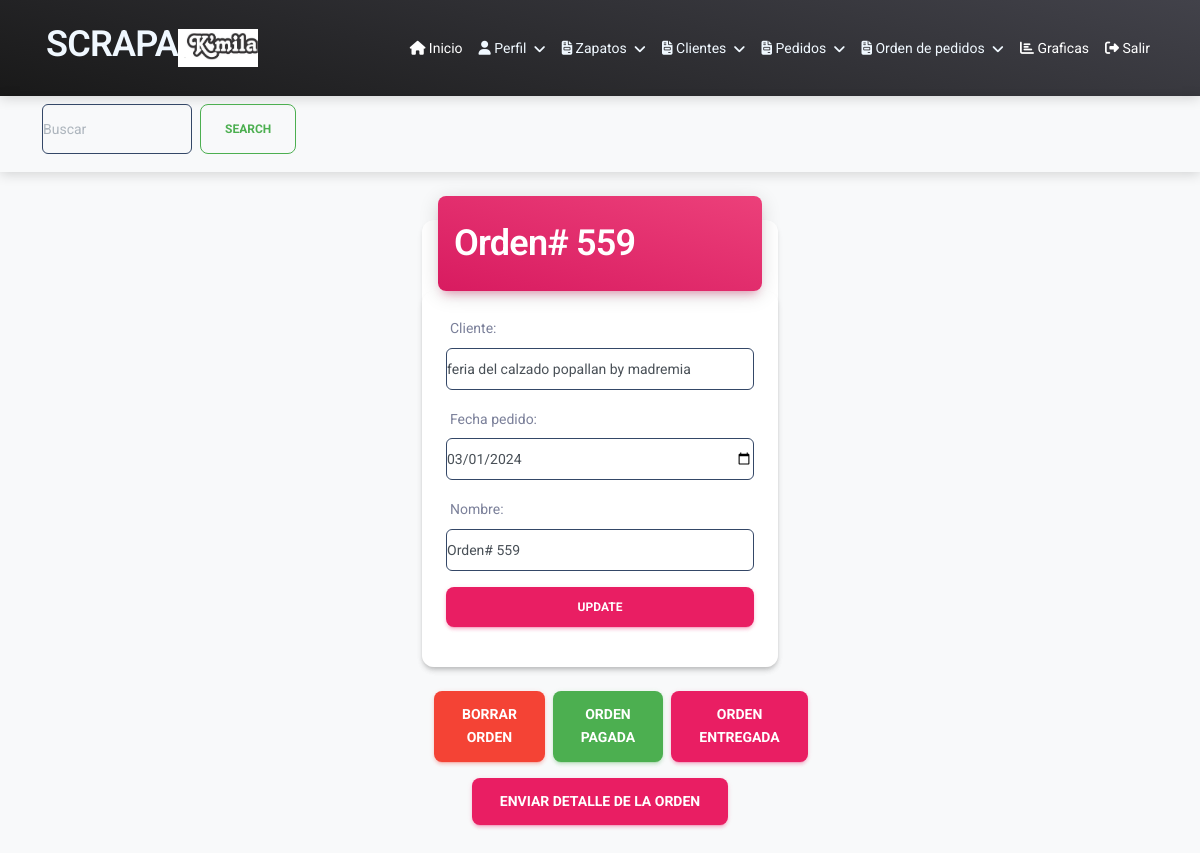
/facturas/9/ (signed in), run on the app's committed database.
### usuairo/models.py (models this page shows, shortened)
class UserProfile(models.Model):
    user = models.OneToOneField(User, on_delete=models.CASCADE)
    logo = models.ImageField(upload_to='images/', blank=True, null=True)
    telefono = models.CharField(max_length=20, blank=True)
    correo = models.EmailField(blank=True)
    nombre_empresa = models.CharField(max_length=100,default='nombre')

class Factura (models.Model):
    user = models.ForeignKey(User, on_delete=models.CASCADE)
    cliente = models.ForeignKey(cliente , on_delete=models.CASCADE)
    fecha_pedido=models.DateField()
    pago =  models.BooleanField(default=False)
    fecha_de_entrega=models.DateField(blank=True, null=True)
    total = models.DecimalField(max_digits=10, decimal_places=2, default=0)
    nombre=models.CharField(max_length=60,default='Orden-#')

class cliente (models.Model):
    nombre=models.CharField(max_length=100)
    correo=models.EmailField(max_length=254)
    numero=models.IntegerField()
    dirreccion=models.CharField( max_length=150)
    departamento=models.ForeignKey(Departamento, on_delete=models.CASCADE)
    ciudad =models.ForeignKey(Ciudad, on_delete=models.CASCADE)
    user = models.ForeignKey(User , on_delete=models.CASCADE)
    local =models.CharField(max_length=100)
    def __str__(self):
      return f"{self.nombre} by {self.user.username}"

### usuairo/views.py (the view)
# urls.py: path('facturas/<int:factura_id>/',views.factura_detail,name='factura_detail'),
@login_required
def factura_detail(request, factura_id):
    factura = get_object_or_404(Factura, pk=factura_id, user=request.user)
    if request.method == 'POST':
        form = FacturaForm(request.user, request.POST, instance=factura)
        if form.is_valid():
            form.save()
            return redirect('facturas')
    else:
        form = FacturaForm(request.user, instance=factura)
    return render(request, 'factura_detail.html', {'factura': factura, 'form': form})

### usuairo/forms.py
class FacturaForm(forms.ModelForm):
    def __init__(self, user, *args, **kwargs):
        super(FacturaForm, self).__init__(*args, **kwargs)
        self.fields['cliente'].queryset = cliente.objects.filter(user=user)
    class Meta:
        model = Factura
        fields = ['cliente', 'fecha_pedido','nombre']
        widgets = {
            'nombre':forms.TextInput(attrs={'class':'form-control border border-dark'}),
            'cliente': forms.Select(attrs={'class': 'form-control  border border-dark'}),
            'fecha_pedido': forms.DateInput(attrs={'class': 'form-control  border border-dark ','type': 'date'}),
        }

### usuairo/templates/factura_detail.html (shortened to what this page needs)
{% extends "index.html" %}
{% block content  %}
  <nav class="navbar navbar-expand-lg bg-body-tertiary justify-content-end">
    <div class="container-fluid justify-content-end">
      <div class="collapse navbar-collapse" id="navbar" style="height: 150spx; width: 200px;">
        <div class="container">
          <form class="d-flex " role="search"  action="{% url 'search_factura' %}" method="GET"  style="width: 300px; height: 60px;">
            <input class="form-control me-2 border border-dark " style="border: black; width: 150px; height: 50px;" type="search" placeholder="Buscar  " aria-label="Search" name="buscar">
            <button class="btn btn-outline-success"  style="height: 50px;" type="submit">Search</button>
          </form>
            </div>
        </div>
      </div>
  </nav>
  <main class="container">
    <div class="row">
        <div class="col-md-4 offset-md-4 mt-4">
          <div class="card my-4">
            <div class="card-header p-0 position-relative mt-n4 mx-3 z-index-2">
              <div class="bg-gradient-primary shadow-primary border-radius-lg pt-4 pb-3">
                <h2 class="text-white text-capitalize ps-3">{{factura.nombre}}</h2>
              </div>
            </div>
       <div>
        <form class="card card-body" method="POST">
            {{form.as_p}}
         <button class="btn btn-primary">update</button>
        </form>
    </div>
    </div>
    <div class="container text-center my-4">
      <div class="row justify-content-center">
        <div class="col-md-4">
          <form action="{% url 'factura_delete' factura.id %}" method="POST">
            <button type="submit" class="btn btn-danger btn-lg mb-3">Borrar Orden</button>
          </form>
        </div>
        <div class="col-md-4">
          <form action="{% url 'factura_paga' factura.id %}" method="POST">
            <button type="submit" class="btn btn-success btn-lg mb-3">Orden Pagada</button>
          </form>
        </div>
        <div class="col-md-4">
          <form action="{% url 'entregar_factura' factura.id %}" method="POST">
            <button type="submit" class="btn btn-primary btn-lg mb-3">Orden Entregada</button>
          </form>
        </div>
        <form action="{% url 'send_email_factura' factura.id %}" method="POST">
          <button type="submit" class="btn btn-primary btn-lg mb-3">Enviar detalle de la orden</button>
        </form>
      </div>
      </div>
    </div>
  </div>
</main>
{% endblock  %}

### usuairo/templates/index.html (shortened to what this page needs)
<!DOCTYPE html>
{% load static %}
<html lang="en">
  <head>
<link href="{% static 'assets/css/nucleo-icons.css' %}" rel="stylesheet" />
<link href="{% static 'assets/css/nucleo-svg.css' %}" rel="stylesheet" />
<link id="pagestyle" href="{% static 'assets/css/material-dashboard.css' %}" rel="stylesheet" />
  </head>
  <body class="g-sidenav-show  bg-gray-100">
    <nav class="navbar navbar-expand-lg bg-gradient-dark navbar-dark fixed-start">
      <div class="container">
               <div>              <h2
                style="color: aliceblue;"  class="ms-1 font-weight-bold">SCRAPA</h2></div>
               {% if user.is_authenticated %}
               <div class="d-flex align-items-center ms-auto">
                   {% if user.userprofile.logo %}
                   <img src="{{ user.userprofile.logo.url }}" alt="Logo" class="user-logo" style="width: 80px; height: 80px; object-fit: contain; margin-right: 10px;">
                   {% endif %}
               </div>
           {% endif %}
          <div class="collapse navbar-collapse" id="navbarSupportedContent">
              <ul class="navbar-nav ms-auto">
                  {% if user.is_authenticated %}
                  <li class="nav-item">
                    <a class="nav-link active" href="/inicio">
                        <i class="fas fa-home"></i>
                        Inicio
                    </a>
                </li>
                <li class="nav-item dropdown">
                    <a class="nav-link dropdown-toggle" href="#" id="navbarDropdown"  style="color: aliceblue;" role="button" data-bs-toggle="dropdown" aria-expanded="false">
                        <i class="fas fa-user"></i>
                        Perfil
                    </a>
                </li>
                  <li class="nav-item dropdown">
                    <a class="nav-link dropdown-toggle" href="#" id="navbarDropdown"  style="color: aliceblue;" role="button" data-bs-toggle="dropdown" aria-expanded="false">
                        <i class="fas fa-file-invoice"></i>
                        Zapatos
                    </a>
                </li>
                  <li class="nav-item dropdown">
                    <a class="nav-link dropdown-toggle" href="#" id="navbarDropdown"  style="color: aliceblue;" role="button" data-bs-toggle="dropdown" aria-expanded="false">
                        <i class="fas fa-file-invoice"></i>
                        Clientes
                    </a>
                </li>
                <li class="nav-item dropdown">
                    <a class="nav-link dropdown-toggle" href="#" id="navbarDropdown"  style="color: aliceblue;" role="button" data-bs-toggle="dropdown" aria-expanded="false">
                        <i class="fas fa-file-invoice"></i>
                        Pedidos
                    </a>
                </li>
                  <li class="nav-item dropdown">
                    <a class="nav-link dropdown-toggle" href="#" id="navbarDropdown"  style="color: aliceblue;" role="button" data-bs-toggle="dropdown" aria-expanded="false">
                        <i class="fas fa-file-invoice"></i>
                        Orden de pedidos
                    </a>
                </li>
                <li class="nav-item">
                    <a class="nav-link active" href="/graficas">
                        <i class="fas fa-chart-bar"></i>
                        Graficas
                    </a>
                </li>
                  <li class="nav-item">
                      <a class="nav-link active" href="/logaut">
                          <i class="fas fa-sign-out-alt"></i>
                          Salir
                      </a>
                  </li>
                  {% endif %}
              </ul>
          </div>
      </div>
  </nav>
  </body>
 {% block content %}
    {% endblock %}
</html>

### data on the page
Factura: nombre "Orden# 559", cliente "feria del calzado popallan by madremia", fecha_pedido "03/01/2024"
cliente: nombre "Orden# 559"
